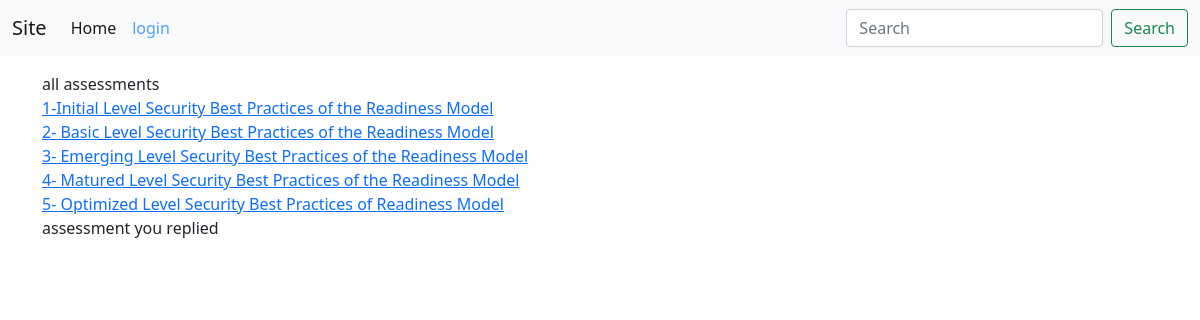
The page / on the database its author committed.
### app/models.py (models this page shows, shortened)
class assessment(models.Model):
    assessment_name=models.CharField(max_length=1000)
    assessment_link=models.IntegerField()
    assessment_index=models.IntegerField()
    assessment_success=models.IntegerField()

### app/views.py (the view)
# urls.py: path('',homepage,name="home"),
def homepage(request):
    content_all=[]
    content_ans=[]
    if request.user.is_authenticated or True:
        if  request.user.is_authenticated :
            ac_ans=list( assumtion_to_ans.objects.filter(user=request.user))
            content_ans=ac_ans
        ac_asses=list(assessment.objects.all())
        content_all=ac_asses
    return render(request,template_name="home.html",context={"contenta":content_all,"contentans":content_ans})

### templates/home.html (shortened to what this page needs)
<!DOCTYPE html>
{% extends 'Base.html' %}
{% block content %}
<html lang="en">
<head>
</head>
<body>
<div class="container">
    all assessments <br>
    {% for a in contenta %}
        <div class="row"><a href="{% url 'assessment' a.assessment_index %}">{{ a.assessment_name }} </a></div>
    {% endfor %}
    assessment you replied <br>
</div>
</body>
</html>
{% endblock %}

### rows shown on the page
assessment: assessment_name "1-Initial Level Security Best Practices of the Readiness Model"
assessment: assessment_name "2- Basic Level Security Best Practices of the Readiness Model"
assessment: assessment_name "3- Emerging Level Security Best Practices of the Readiness Model"
assessment: assessment_name "4- Matured Level Security Best Practices of the Readiness Model"
assessment: assessment_name "5- Optimized Level Security Best Practices of Readiness Model"
